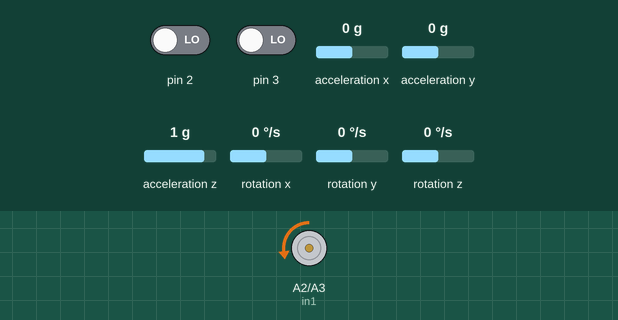
A sketch run on a simulated Arduino Uno, built with avr-gcc and run on an emulated ATmega328P. Shown: motor-driver pin pairs drawn as motors (green arrow = first pin HIGH = forward, orange = second pin HIGH = backward, longer = more drive, scaled by the enable pin). Inputs (shaded band) come from the test bench; at power-on: acceleration y 0 g, acceleration x 0 g, acceleration z 1 g, rotation x 0 °/s, pin 2 LOW, pin 3 LOW, rotation y 0 °/s, rotation z 0 °/s. No radio packets arrive unless stated; what the sketch prints to the serial monitor is not drawn.

Above: at 1.2 s.
1.3 s: acceleration y set to -1.4 g
At 2.0 s:
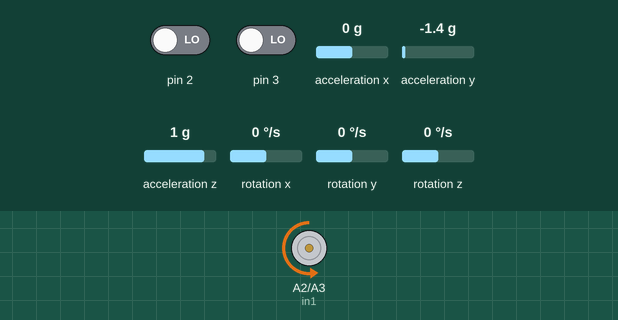
2.8 s: acceleration x set to -1.4 g
At 3.2 s:
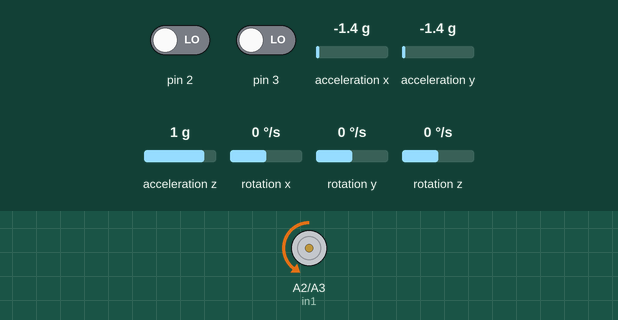
4.3 s: acceleration x set to 1.1 g
At 5.5 s:
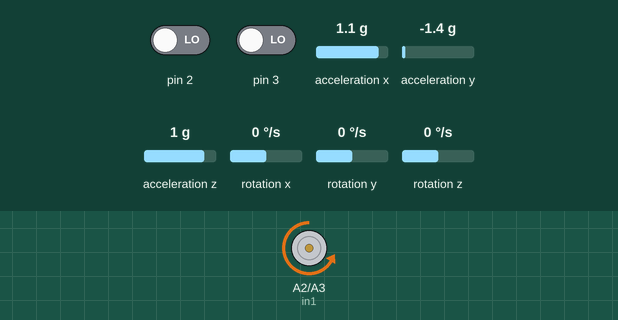
5.8 s: acceleration y set to 0.8 g
At 6.6 s:
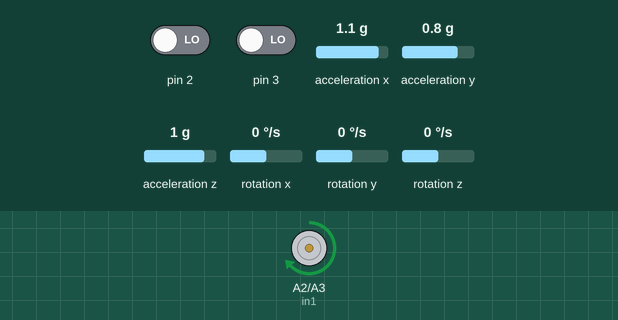
7.3 s: acceleration z set to -1.4 g
At 7.8 s:
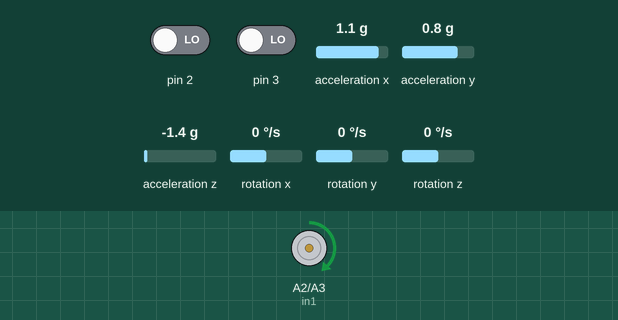
8.8 s: rotation x set to -192 °/s
At 10.2 s:
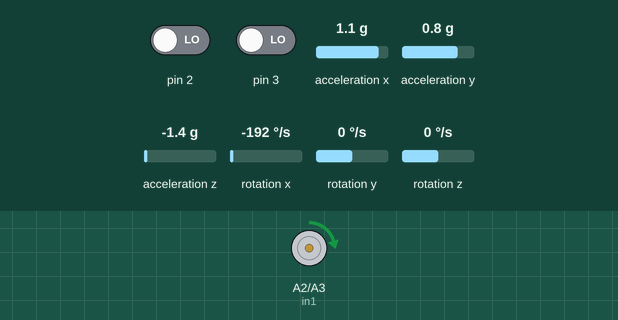
Timing chart, 0 to 11.3 s (numbered marks = the images above; inputs shaded):
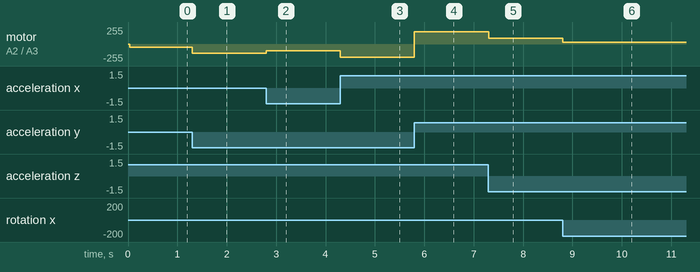

The sketch:

main.ino
```cpp
#include "NRF.h"
#include "Wire.h"
#include "motor_controller.h"
// #include "BO_Motor.h" // already included in NRF
#include "DC_Motor.h"
#include "PID.h"

void setup() {
  // put your setup code here, to run once:
  dc_motor_init();
  Serial.begin(9600);
  Wire.begin();
  nrf_init();

  byte status = mpu.begin();
  Serial.print(F("MPU6050 status: "));
  Serial.println(status);
  while(status!=0){ } // stop everything if could not connect to MPU6050

  Serial.println(F("Calculating offsets, do not move MPU6050"));
  // to calibrate uncomment the following and check the offsets in serial Monitor

  // mpu.calcOffsets();
  // Serial.print("AccX:");Serial.print(mpu.getAccXoffset());
  // Serial.print("\tAccY:");Serial.print(mpu.getAccYoffset());
  // Serial.print("\tAccZ:");Serial.print(mpu.getAccZoffset());
  // Serial.print("\tGyX:");Serial.print(mpu.getGyroXoffset());
  // Serial.print("\tGyy:");Serial.print(mpu.getGyroYoffset());
  // Serial.print("\tGyZ:");Serial.println(mpu.getGyroZoffset());
  // delay(1000);

  // AccX:-0.02	AccY:-0.01	AccZ:0.07	GyX:-6.51	Gyy:0.84	GyZ:0.18

  mpu.setAccOffsets(-0.02, -0.01, 0.07);
  mpu.setGyroOffsets(-6.51,0.84, 0.18);

  // mpu.upsideDownMounting = true; // uncomment this line if the MPU6050 is mounted upside-down
  Serial.println("Done!\n");

  // interrupts for encoders
  attachInterrupt(digitalPinToInterrupt(2), encoderHandler,  CHANGE);
  attachInterrupt(digitalPinToInterrupt(3), encoderHandler, CHANGE);


}

void loop() {
// put your main code here, to run repeatedly:
  // readRadioFB();
  mpu.update();
  pid();


}
```

BO_Motor.h
```cpp
/*
  this file contains all the functions related to the BO motor control
*/
#include <SPI.h>
// #include <RF24.h>
#define enB 5 // enable pin of bo motor to control speed
#define in3 9// input pin 1 of bo motor
#define in4 4// input pin 2 of bo motor
// RF24 radio(10, 8);


void bo_motor_init(){
/*
    inputs: None
    outputs: None
    this function is used to setup the BO motor in the void setup
    example:
      bo_motor_init()
*/

  pinMode(enB, OUTPUT);
  pinMode(in3, OUTPUT);
  pinMode(in4, OUTPUT);
  digitalWrite(in3, LOW);
  digitalWrite(in4, LOW);
}

void forward(){
/*
    inputs: None
    outputs: None
    this function is used to run the bo motor forward
    example:
      forward()
*/

  analogWrite(enB, 100);
  digitalWrite(in3, LOW);
  digitalWrite(in4, HIGH);
}


void backward(){
  /*
    inputs: None
    outputs: None
    this function is used to run the bo motor backward
    example:
      backward()
*/
  analogWrite(enB, 100);
  digitalWrite(in3, HIGH);
  digitalWrite(in4, LOW);
}

void stopMotor() {
  /*
    inputs: None
    outputs: None
    this function is used to stop the bo motor
    example:
      stopMotor()
*/
  analogWrite(enB, 0);
  digitalWrite(in3, LOW);
  digitalWrite(in4, LOW);
}
```

DC_Motor.h
```cpp
/*
  this files contaains the functions related to the bike's dc motor
  (connected to omni wheel)
*/

#define in1 A2 // the dc motor input pin 1
#define in2 A3 // the dc motor input pin 2
#define enA 6 // the dc motor enable pin for controlling speed
#define off 50 // minimum pwm required to start the motor


void dc_motor_init(){
  /*
    inputs: None
    outputs: None
    this function is used to setup the DC motor in the void setup
    example:
      dc_motor_init()
*/
  pinMode(enA, OUTPUT);
  pinMode(in1, OUTPUT);
  pinMode(in2, OUTPUT);
  digitalWrite(in1, LOW);
  digitalWrite(in2, LOW);
}

void motor_control(float pwm) {
  /*
    inputs: float pwm
    outputs: None
    this function is used to run the dc motor with the given speed(pwm value)
    in the required direction
    example:
      motor_control(100);
*/
  if (pwm < 0) { // run the motor backward if speed is negative
    digitalWrite(in1, HIGH);
    digitalWrite(in2, LOW);
    pwm = -pwm;
  } else { // run the motor forward if the speed is positive
    digitalWrite(in1, LOW);
    digitalWrite(in2, HIGH);
  }
  pwm = off + pwm; // add the minimum speed required for the motor to run

  // Serial.println(pwm);

  analogWrite(enA, pwm);
}
```

NRF.h
```cpp
/*
  this file contains the functions related to the nrf module for data transmission
*/

#include <SPI.h>
#include <RF24.h>
#include "BO_Motor.h"


const byte add_1 = 5;
const byte add_2 = 10;

int setpoint = 0; // this is the yaw setpoint

char msg_1[50] = "";


RF24 radio(10, 8); // CE CSN pins

void nrf_init(){
  /*
    inputs: None
    outputs: None
    this function is used to setup the nrf module in the void setup
    example:
      nrf_init()
*/
  int result = radio.begin();

  if (result) {
    Serial.println("NRF module Working");
  }
  else {
    Serial.println("NRF module ERROR ");
  }

  radio.openWritingPipe(add_2);
  radio.openReadingPipe(1, add_1);
// Set data rate to RF24_250KBPS, RF24_1MBPS, or RF24_2MBPS
  radio.setDataRate(RF24_2MBPS); // Adjust the data rate as needed
  radio.setPALevel(RF24_PA_MIN);
}

void readRadioFB(){
  /*
    inputs: None
    outputs: None
    this function is used to read data from the controller about the front and back motions
    example:
      readRadioFB()
*/
  radio.startListening();

  delay(1);

  if (radio.available()) {
    radio.read(&msg_1, sizeof(msg_1));
    // Serial.println(msg_1);
  }


  radio.stopListening();
  const char msg_2[] = "okay";
  radio.write(&msg_2, sizeof(msg_2));
  int joy_value = atoi(msg_1);

   if (joy_value > 600) {
    forward();
  } else if (joy_value < 300) {
    backward();
  } else {
    stopMotor();
  }

  Serial.println(joy_value);
  // Serial.println(msg_1);
  delay(10);

}

void readRadioRL(){
    /*
    inputs: None
    outputs: None
    this function is used to read data from the controller to change the yaw point and steer the bike
    example:
      readRadioRL()
*/
  radio.startListening();

    delay(1);

    if (radio.available()) {
      radio.read(&msg_1, sizeof(msg_1));
      // Serial.println(msg_1);
    }


    radio.stopListening();
    const char msg_2[] = "okay";
    radio.write(&msg_2, sizeof(msg_2));
    int joy_value = atoi(msg_1);

    if (joy_value > 600) {
      setpoint ++;
    } else if (joy_value < 300) {
      setpoint--;
    } else {
      stopMotor();
    }
    delay(10);

}
```

PID.h
```cpp
/*
  this file contains the functons related to the PID control of the bike
*/
#include <MPU6050_light.h>

// following the PID contants of the roll and yaw pids
float Kr = -86.3;
float Kr_d = -3;
float Ky = 0.08;
float Ky_d = -2.34;
float Ky_i = 0.001;
float iy = 0;

MPU6050 mpu(Wire);

void pid(){
    /*
    inputs: None
    outputs: None
    this function calculates the pid value to be sent to the motor to control the motor
    and also sets the speed of the motor
    example:
      pid()
    */
  // reading the yaw value through the encoders setting the max yaw error to 35 so that the yaw control doesn't take charge
  float y = constrain(setpoint + yawAngle, -35, 35);// yawAngle;//mpu.getAngleZ();
  float r_dot = mpu.getGyroX(); // read the r_dot value (angular velocity in roll) through teh gyroscope
  float y_dot = mpu.getGyroZ(); // read the y_dot value (angular velocity in yaw) through teh gyroscope
  float r = mpu.getAngleX() - Ky*y; //read the roll value and set the offset from it depending on the yaw
  iy += y; // yaw integral


  // // Serial.print("roll:");Serial.print(r);
  // // Serial.print("\tyaw:");Serial.print(y);
  // // Serial.print("\tr_dot:");Serial.print(r_dot);
  // // Serial.print("\tyaw_dot:");Serial.println(y_dot);

  float output = Kr*r + Kr_d*r_dot - Ky_d*y_dot  + Ky_i*iy;//+ Ky*y // the output velocity required to control the bike
  motor_control(output);

}
```

motor_controller.h
```cpp
/*
  this file contains function that read the encoders data
*/
long encoderValue = 0; // present encoder count
long lastEncoded= 0; // previous encoder count
float yawAngle = 0; // yaw angle calculated
int angle= 0; // angle the wheel has rotated

void encoderHandler() {
    /*
    inputs: None
    outputs: None
    this function is used to read the encoder values and calculate the yaw angle
    example:
      encoderHandler()
    */
  int MSB = digitalRead(2); //MSB = most significant bit
  int LSB = digitalRead(3); //LSB = least significant bit

  int encoded = (MSB << 1) | LSB; //converting the 2 pin value to single number
  int sum  = (lastEncoded << 2) | encoded; //adding it to the previous encoded value

  if(sum == 0b1101 || sum == 0b0100 || sum == 0b0010 || sum == 0b1011) {
    encoderValue++; //CW
  }
  if(sum == 0b1110 || sum == 0b0111 || sum == 0b0001 || sum == 0b1000) {
    encoderValue--; //CCW
  }

  lastEncoded = encoded; //store this value for next time
  angle = encoderValue*360/715; // relation between encoder count and wheel angle
  yawAngle = angle*0.1385; // relation between wheel angle and yaw angle
  if (fabs(yawAngle) >= 360) encoderValue =0; // reset the yaw angle when it reaches 360

}
```

Measured:
- after the input at 1.3 s, motor on A2 (in1) / A3 (in2): backward 50/255 → backward 142/255 at once
- after the input at 2.8 s, motor on A2 (in1) / A3 (in2): backward 142/255 → backward 99/255 at once
- after the input at 4.3 s, motor on A2 (in1) / A3 (in2): backward 99/255 → backward 201/255 at once
- after the input at 5.8 s, motor on A2 (in1) / A3 (in2): backward 201/255 → forward 187/255 at once
- after the input at 7.3 s, motor on A2 (in1) / A3 (in2): forward 187/255 → forward 90/255 at once
- after the input at 8.8 s, motor on A2 (in1) / A3 (in2): forward 90/255 → forward 26/255 at once
